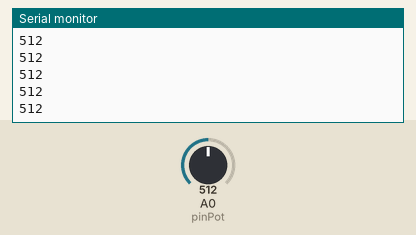
Simulated run of this sketch. Board: Arduino Uno, built with avr-gcc and run on an emulated ATmega328P. Shown: the last lines printed to the serial monitor. The inputs (shaded band) are chosen by the test bench; at power-on: A0 (pinPot) = 512.

Above: at 1.2 s.
1.3 s: A0 (pinPot) set to 716
At 1.32 s:
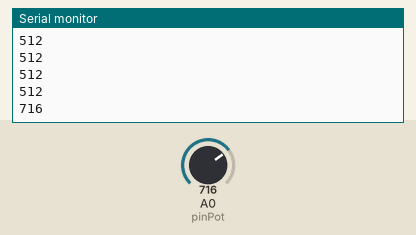
2.8 s: A0 (pinPot) set to 900
At 2.83 s:
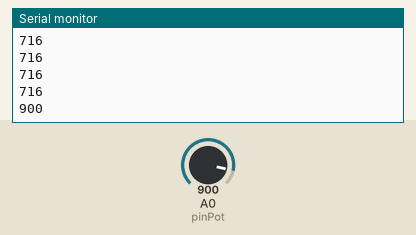
Timing chart, 0 to 5.8 s (numbered marks = the images above; inputs shaded):
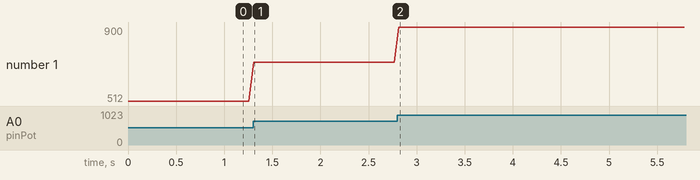

The sketch:

pot_serial_display_analog.ino
```cpp
/*this program will read ANALOG values from the potentiometer
and print them to the serial monitor*/
//------------------------------------------------
const int pinPot = A0;

void setup() {
  pinMode(pinPot, INPUT);
  Serial.begin(9600);

}

void loop() {
  int sensorValue = 0;
  int ledPause;

  sensorValue = analogRead(pinPot); //read data from potentiometer

  Serial.println(sensorValue); //print to serial monitor
  delay(50);            //delay to reduce data printed to serial monitor
}
```

Measured:
- after the input at 1.3 s, the serial monitor: prints a new line at once (image 1)
- after the input at 2.8 s, the serial monitor: prints a new line at once (image 2)
- plotted number 1: 512 → 716 after the input at 1.3 s, 716 → 900 after the input at 2.8 s
